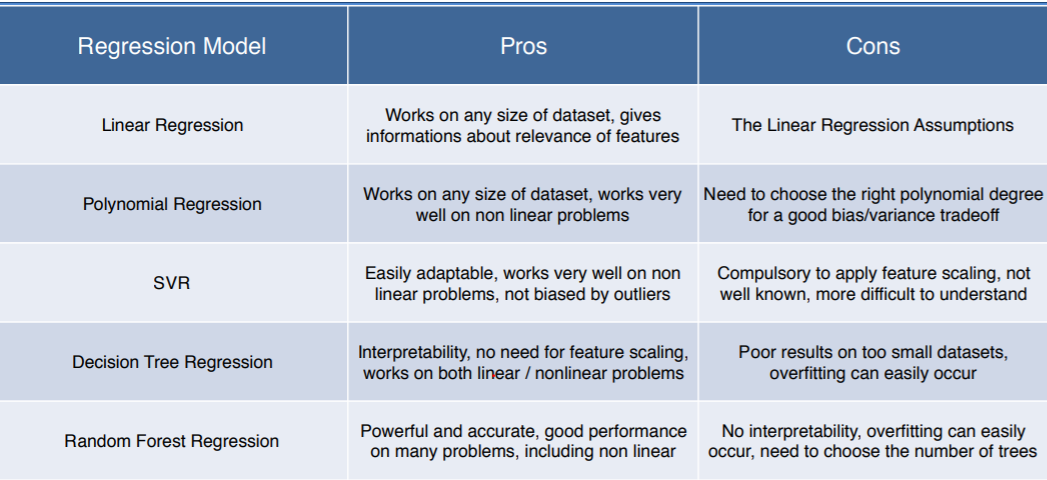
#> input picture ML_regression/images/image1.png, 1047 x 480 px; its folder holds only this picture in this run
$ jupyter execute human_detection.ipynb
#> lines starting #> are read from the running program, lines starting #| are printed output that depends on the picture
# Human Detection
___

Here we would see how we can use computer vision to carry out the task of human or pedestrian detection.

OpenCV has a built-in pre-trained HOG + Linear SVM model that can be used to perform human detection in both images and video streams. We implement the non-maxima suppression (NMS) algorithm which in short takes multiple, overlapping bounding boxes and reduces them to only a single bounding box; so as to reduce the number of false-positives reported by the final object detector. The following code performs the task of pedestrian detection:

[cell 1]
# import the necessary packages
from __future__ import print_function
from imutils.object_detection import non_max_suppression
from imutils import paths
import numpy as np
import argparse
import imutils
import cv2

# initialize the HOG descriptor/person detector
hog = cv2.HOGDescriptor()
hog.setSVMDetector(cv2.HOGDescriptor_getDefaultPeopleDetector())

# loop over the image paths
imagePaths = list(paths.list_images("images"))

for imagePath in imagePaths:
    # load the image and resize it to (1) reduce detection time
    # and (2) improve detection accuracy
    image = cv2.imread(imagePath)
#> image is the input picture: shape (480, 1047, 3); mean B, G, R 213.2, 196.7, 185.9
    image = imutils.resize(image, width=min(400, image.shape[1]))
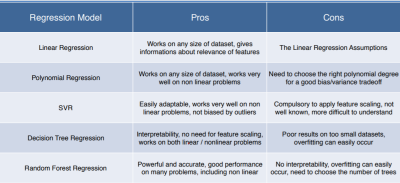
#> image: shape (183, 400, 3); mean B, G, R 213.2, 196.7, 185.9
    orig = image.copy()

    # detect people in the image
    (rects, weights) = hog.detectMultiScale(image, winStride=(4, 4),
        padding=(8, 8), scale=1.05)
#> rects = (); weights = ()

    # draw the original bounding boxes
    for (x, y, w, h) in rects:
        cv2.rectangle(orig, (x, y), (x + w, y + h), (0, 0, 255), 2)
#> this loop made 0 passes

    # apply non-maxima suppression to the bounding boxes using a
    # fairly large overlap threshold to try to maintain overlapping
    # boxes that are still people
    rects = np.array([[x, y, x + w, y + h] for (x, y, w, h) in rects])
#> rects = empty array
    pick = non_max_suppression(rects, probs=None, overlapThresh=0.65)
#> pick = []

    # draw the final bounding boxes
    for (xA, yA, xB, yB) in pick:
        cv2.rectangle(image, (xA, yA), (xB, yB), (0, 255, 0), 2)

    # show some information on the number of bounding boxes
    filename = imagePath[imagePath.rfind("/") + 1:]
    print("[INFO] {}: {} original boxes, {} after suppression".format(
        filename, len(rects), len(pick)))
#| [INFO] image1.png: 0 original boxes, 0 after suppression

    # show the output images
    cv2.imshow("Before NMS", orig)
    cv2.imshow("After NMS", image)
    cv2.waitKey(0)
